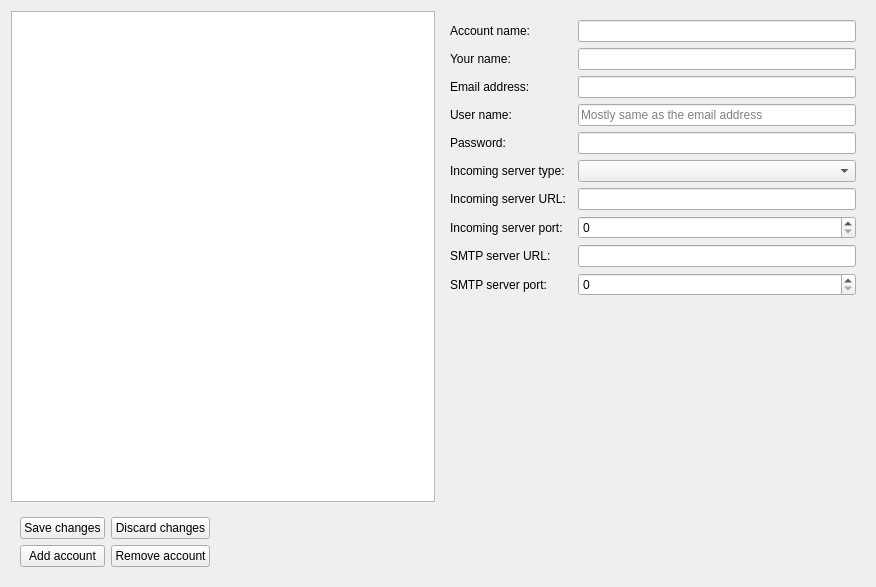
<?xml version="1.0" encoding="UTF-8"?>
<ui version="4.0">
 <class>Otter::PreferencesEmailPageWidget</class>
 <widget class="QWidget" name="Otter::PreferencesEmailPageWidget">
  <property name="geometry">
   <rect>
    <x>0</x>
    <y>0</y>
    <width>876</width>
    <height>587</height>
   </rect>
  </property>
  <property name="windowTitle">
   <string>Form</string>
  </property>
  <layout class="QVBoxLayout" name="verticalLayout_2">
   <item>
    <layout class="QHBoxLayout" name="horizontalLayout">
     <item>
      <layout class="QVBoxLayout" name="verticalLayout">
       <item>
        <widget class="QListView" name="emailAccountsListView"/>
       </item>
       <item>
        <widget class="QWidget" name="accountListAndActionButtonsWidget" native="true">
         <layout class="QGridLayout" name="gridLayout_2">
          <item row="1" column="1">
           <widget class="QPushButton" name="removeAccountButton">
            <property name="text">
             <string>Remove account</string>
            </property>
           </widget>
          </item>
          <item row="1" column="0">
           <widget class="QPushButton" name="addAccountButton">
            <property name="text">
             <string>Add account</string>
            </property>
           </widget>
          </item>
          <item row="1" column="4">
           <spacer name="horizontalSpacer">
            <property name="orientation">
             <enum>Qt::Horizontal</enum>
            </property>
            <property name="sizeHint" stdset="0">
             <size>
              <width>40</width>
              <height>20</height>
             </size>
            </property>
           </spacer>
          </item>
          <item row="0" column="0">
           <widget class="QPushButton" name="saveChangesButton">
            <property name="text">
             <string>Save changes</string>
            </property>
           </widget>
          </item>
          <item row="0" column="1">
           <widget class="QPushButton" name="discardChangesButton">
            <property name="text">
             <string>Discard changes</string>
            </property>
           </widget>
          </item>
          <item row="0" column="4">
           <spacer name="horizontalSpacer_2">
            <property name="orientation">
             <enum>Qt::Horizontal</enum>
            </property>
            <property name="sizeHint" stdset="0">
             <size>
              <width>40</width>
              <height>20</height>
             </size>
            </property>
           </spacer>
          </item>
         </layout>
        </widget>
       </item>
      </layout>
     </item>
     <item>
      <widget class="QWidget" name="emailAccountDetailsWidget" native="true">
       <layout class="QGridLayout" name="emailAccountsDetailsGridBox">
        <item row="5" column="2">
         <widget class="QComboBox" name="incomingServerTypeApplicationComboBox"/>
        </item>
        <item row="0" column="0">
         <widget class="QLabel" name="accountNameLabel">
          <property name="text">
           <string>Account name:</string>
          </property>
         </widget>
        </item>
        <item row="6" column="2">
         <widget class="Otter::LineEditWidget" name="incomingServerUrlLineEditWidget"/>
        </item>
        <item row="2" column="0">
         <widget class="QLabel" name="emailAddressLabel">
          <property name="text">
           <string>Email address:</string>
          </property>
         </widget>
        </item>
        <item row="5" column="0">
         <widget class="QLabel" name="incomingServerTypeLabel">
          <property name="text">
           <string>Incoming server type:</string>
          </property>
         </widget>
        </item>
        <item row="4" column="2">
         <widget class="Otter::LineEditWidget" name="passwordLineEditWidget">
          <property name="echoMode">
           <enum>QLineEdit::Password</enum>
          </property>
         </widget>
        </item>
        <item row="8" column="0">
         <widget class="QLabel" name="smtpServerUrlLabel">
          <property name="text">
           <string>SMTP server URL:</string>
          </property>
         </widget>
        </item>
        <item row="7" column="2">
         <widget class="QSpinBox" name="incomingServerPortSpinBox">
          <property name="maximum">
           <number>65535</number>
          </property>
         </widget>
        </item>
        <item row="8" column="2">
         <widget class="Otter::LineEditWidget" name="smtpServerUrlLineEditWidget"/>
        </item>
        <item row="1" column="2">
         <widget class="Otter::LineEditWidget" name="yourNameLineEditWidget"/>
        </item>
        <item row="3" column="0">
         <widget class="QLabel" name="userNameLabel">
          <property name="text">
           <string>User name:</string>
          </property>
         </widget>
        </item>
        <item row="3" column="2">
         <widget class="Otter::LineEditWidget" name="userNameLineEditWidget">
          <property name="placeholderText">
           <string>Mostly same as the email address</string>
          </property>
         </widget>
        </item>
        <item row="9" column="0" colspan="2">
         <widget class="QLabel" name="smtpServerPortLabel">
          <property name="text">
           <string>SMTP server port:</string>
          </property>
         </widget>
        </item>
        <item row="7" column="0">
         <widget class="QLabel" name="incomingServerPort">
          <property name="text">
           <string>Incoming server port:</string>
          </property>
         </widget>
        </item>
        <item row="1" column="0">
         <widget class="QLabel" name="yourNameLabel">
          <property name="text">
           <string>Your name:</string>
          </property>
         </widget>
        </item>
        <item row="2" column="2">
         <widget class="Otter::LineEditWidget" name="emailAddressLineEditWidget"/>
        </item>
        <item row="9" column="2">
         <widget class="QSpinBox" name="smtpServerPortSpinBox">
          <property name="maximum">
           <number>65535</number>
          </property>
         </widget>
        </item>
        <item row="6" column="0">
         <widget class="QLabel" name="incomingServerUrlLabel">
          <property name="text">
           <string>Incoming server URL:</string>
          </property>
         </widget>
        </item>
        <item row="4" column="0">
         <widget class="QLabel" name="passwordLabel">
          <property name="text">
           <string>Password:</string>
          </property>
         </widget>
        </item>
        <item row="10" column="2">
         <spacer name="verticalSpacer">
          <property name="orientation">
           <enum>Qt::Vertical</enum>
          </property>
          <property name="sizeHint" stdset="0">
           <size>
            <width>20</width>
            <height>40</height>
           </size>
          </property>
         </spacer>
        </item>
        <item row="0" column="2">
         <widget class="Otter::LineEditWidget" name="accountNameLineEditWidget"/>
        </item>
       </layout>
      </widget>
     </item>
    </layout>
   </item>
  </layout>
 </widget>
 <customwidgets>
  <customwidget>
   <class>Otter::LineEditWidget</class>
   <extends>QLineEdit</extends>
   <header>src/ui/LineEditWidget.h</header>
  </customwidget>
 </customwidgets>
 <resources/>
 <connections/>
</ui>
